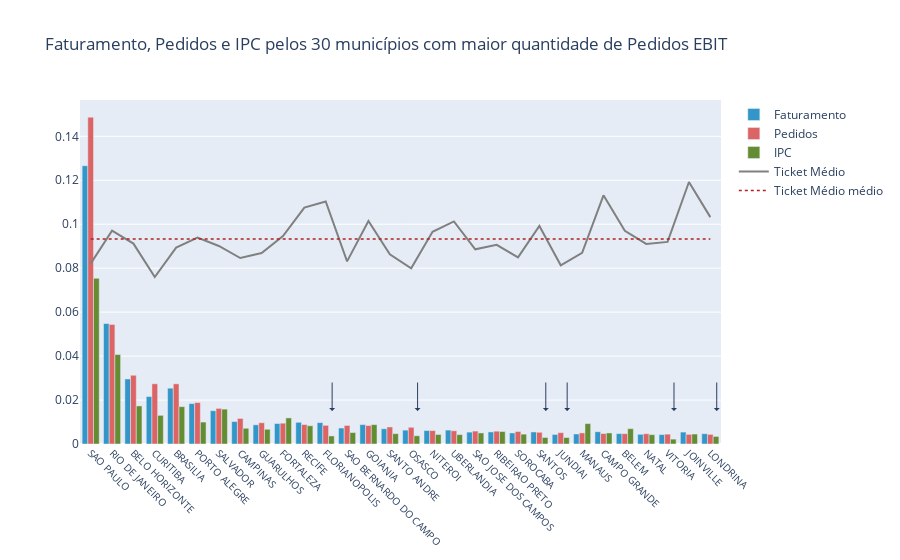

This figure's notebook cell:
### Code cell


### Figure 1 — Plotly figure (JSON) as saved in the notebook; plotly's stock layout.template omitted (floating-point values rounded to 4 significant figures)
{"data": [{"hovertext": [6728356581, 2912107261, 1572507638, 1147860222, 1349453366, 976721194, 805105468, 542844713, 463545772, 494067785, 524542330, 516912062, 386927333, 469597421, 369206760, 335259211, 324836296, 336462796, 287136667, 291756800, 266831581, 291131725, 230976955, 242010090, 296737583, 251085990, 234875347, 227274435, 288262955, 248682441], "marker": {"color": "rgb(50, 150, 200)"}, "name": "Faturamento", "type": "bar", "x": ["SAO PAULO", "RIO DE JANEIRO", "BELO HORIZONTE", "CURITIBA", "BRASILIA", "PORTO ALEGRE", "SALVADOR", "CAMPINAS", "GUARULHOS", "FORTALEZA", "RECIFE", "FLORIANOPOLIS", "SAO BERNARDO DO CAMPO", "GOIANIA", "SANTO ANDRE", "OSASCO", "NITEROI", "UBERLANDIA", "SAO JOSE DOS CAMPOS", "RIBEIRAO PRETO", "SOROCABA", "SANTOS", "JUNDIAI", "MANAUS", "CAMPO GRANDE", "BELEM", "NATAL", "VITORIA", "JOINVILLE", "LONDRINA"], "y": [0.1266, 0.05481, 0.02959, 0.0216, 0.0254, 0.01838, 0.01515, 0.01022, 0.008724, 0.009298, 0.009872, 0.009728, 0.007282, 0.008838, 0.006948, 0.00631, 0.006113, 0.006332, 0.005404, 0.005491, 0.005022, 0.005479, 0.004347, 0.004555, 0.005585, 0.004725, 0.00442, 0.004277, 0.005425, 0.00468]}, {"hovertext": [18220217, 6664975, 3832348, 3357100, 3355494, 2310577, 1985870, 1425742, 1185069, 1160672, 1083853, 1040879, 1034771, 1028595, 950204, 931744, 747798, 738247, 720182, 715543, 698288, 652055, 631124, 618604, 582843, 575381, 573308, 549211, 537287, 535342], "marker": {"color": "rgb(220, 100, 100)"}, "name": "Pedidos", "type": "bar", "x": ["SAO PAULO", "RIO DE JANEIRO", "BELO HORIZONTE", "CURITIBA", "BRASILIA", "PORTO ALEGRE", "SALVADOR", "CAMPINAS", "GUARULHOS", "FORTALEZA", "RECIFE", "FLORIANOPOLIS", "SAO BERNARDO DO CAMPO", "GOIANIA", "SANTO ANDRE", "OSASCO", "NITEROI", "UBERLANDIA", "SAO JOSE DOS CAMPOS", "RIBEIRAO PRETO", "SOROCABA", "SANTOS", "JUNDIAI", "MANAUS", "CAMPO GRANDE", "BELEM", "NATAL", "VITORIA", "JOINVILLE", "LONDRINA"], "y": [0.1487, 0.05439, 0.03128, 0.0274, 0.02738, 0.01886, 0.01621, 0.01164, 0.009672, 0.009472, 0.008845, 0.008495, 0.008445, 0.008395, 0.007755, 0.007604, 0.006103, 0.006025, 0.005878, 0.00584, 0.005699, 0.005322, 0.005151, 0.005049, 0.004757, 0.004696, 0.004679, 0.004482, 0.004385, 0.004369]}, {"hovertext": [361000000000.0, 194900000000.0, 82960000000.0, 62440000000.0, 81370000000.0, 47860000000.0, 76010000000.0, 34280000000.0, 32100000000.0, 56840000000.0, 39760000000.0, 17570000000.0, 24960000000.0, 42180000000.0, 22500000000.0, 17990000000.0, 20760000000.0, 20460000000.0, 24140000000.0, 27120000000.0, 21500000000.0, 14190000000.0, 14080000000.0, 44420000000.0, 24050000000.0, 33370000000.0, 20370000000.0, 10650000000.0, 21680000000.0, 16490000000.0], "marker": {"color": "rgb(100, 140, 50)"}, "name": "IPC", "type": "bar", "x": ["SAO PAULO", "RIO DE JANEIRO", "BELO HORIZONTE", "CURITIBA", "BRASILIA", "PORTO ALEGRE", "SALVADOR", "CAMPINAS", "GUARULHOS", "FORTALEZA", "RECIFE", "FLORIANOPOLIS", "SAO BERNARDO DO CAMPO", "GOIANIA", "SANTO ANDRE", "OSASCO", "NITEROI", "UBERLANDIA", "SAO JOSE DOS CAMPOS", "RIBEIRAO PRETO", "SOROCABA", "SANTOS", "JUNDIAI", "MANAUS", "CAMPO GRANDE", "BELEM", "NATAL", "VITORIA", "JOINVILLE", "LONDRINA"], "y": [0.07539, 0.0407, 0.01732, 0.01304, 0.01699, 0.009994, 0.01587, 0.007157, 0.006702, 0.01187, 0.008304, 0.00367, 0.005211, 0.008808, 0.004699, 0.003756, 0.004335, 0.004273, 0.005041, 0.005663, 0.00449, 0.002964, 0.002941, 0.009276, 0.005021, 0.006968, 0.004254, 0.002224, 0.004528, 0.003443]}, {"hovertext": [369.3, 436.9, 410.3, 341.9, 402.2, 422.7, 405.4, 380.8, 391.2, 425.7, 484.0, 496.6, 373.9, 456.5, 388.6, 359.8, 434.4, 455.8, 398.7, 407.7, 382.1, 446.5, 366.0, 391.2, 509.1, 436.4, 409.7, 413.8, 536.5, 464.5], "marker": {"color": "gray"}, "name": "Ticket Médio", "type": "scatter", "x": ["SAO PAULO", "RIO DE JANEIRO", "BELO HORIZONTE", "CURITIBA", "BRASILIA", "PORTO ALEGRE", "SALVADOR", "CAMPINAS", "GUARULHOS", "FORTALEZA", "RECIFE", "FLORIANOPOLIS", "SAO BERNARDO DO CAMPO", "GOIANIA", "SANTO ANDRE", "OSASCO", "NITEROI", "UBERLANDIA", "SAO JOSE DOS CAMPOS", "RIBEIRAO PRETO", "SOROCABA", "SANTOS", "JUNDIAI", "MANAUS", "CAMPO GRANDE", "BELEM", "NATAL", "VITORIA", "JOINVILLE", "LONDRINA"], "y": [0.08206, 0.09709, 0.09118, 0.07598, 0.08937, 0.09394, 0.09009, 0.08461, 0.08692, 0.09459, 0.1075, 0.1104, 0.08309, 0.1015, 0.08635, 0.07996, 0.09653, 0.1013, 0.0886, 0.09061, 0.08492, 0.09922, 0.08133, 0.08694, 0.1131, 0.09697, 0.09104, 0.09196, 0.1192, 0.1032]}, {"hovertext": [472.9, 472.9, 472.9, 472.9, 472.9, 472.9, 472.9, 472.9, 472.9, 472.9, 472.9, 472.9, 472.9, 472.9, 472.9, 472.9, 472.9, 472.9, 472.9, 472.9, 472.9, 472.9, 472.9, 472.9, 472.9, 472.9, 472.9], "line": {"color": "firebrick", "dash": "dot", "width": 1.5}, "marker": {"color": "gray"}, "name": "Ticket Médio médio", "type": "scatter", "x": ["SAO PAULO", "RIO DE JANEIRO", "BELO HORIZONTE", "CURITIBA", "BRASILIA", "PORTO ALEGRE", "SALVADOR", "CAMPINAS", "GUARULHOS", "FORTALEZA", "RECIFE", "FLORIANOPOLIS", "SAO BERNARDO DO CAMPO", "GOIANIA", "SANTO ANDRE", "OSASCO", "NITEROI", "UBERLANDIA", "SAO JOSE DOS CAMPOS", "RIBEIRAO PRETO", "SOROCABA", "SANTOS", "JUNDIAI", "MANAUS", "CAMPO GRANDE", "BELEM", "NATAL", "VITORIA", "JOINVILLE", "LONDRINA"], "y": [0.09332, 0.09332, 0.09332, 0.09332, 0.09332, 0.09332, 0.09332, 0.09332, 0.09332, 0.09332, 0.09332, 0.09332, 0.09332, 0.09332, 0.09332, 0.09332, 0.09332, 0.09332, 0.09332, 0.09332, 0.09332, 0.09332, 0.09332, 0.09332, 0.09332, 0.09332, 0.09332, 0.09332, 0.09332, 0.09332]}], "layout": {"annotations": [{"arrowhead": 1, "ax": 0, "ay": -30, "showarrow": true, "text": "", "x": 11.3, "xref": "x", "y": 0.015, "yref": "y"}, {"arrowhead": 1, "ax": 0, "ay": -30, "showarrow": true, "text": "", "x": 15.3, "xref": "x", "y": 0.015, "yref": "y"}, {"arrowhead": 1, "ax": 0, "ay": -30, "showarrow": true, "text": "", "x": 21.3, "xref": "x", "y": 0.015, "yref": "y"}, {"arrowhead": 1, "ax": 0, "ay": -30, "showarrow": true, "text": "", "x": 22.3, "xref": "x", "y": 0.015, "yref": "y"}, {"arrowhead": 1, "ax": 0, "ay": -30, "showarrow": true, "text": "", "x": 27.3, "xref": "x", "y": 0.015, "yref": "y"}, {"arrowhead": 1, "ax": 0, "ay": -30, "showarrow": true, "text": "", "x": 29.3, "xref": "x", "y": 0.015, "yref": "y"}], "barmode": "group", "title": {"text": "Faturamento, Pedidos e IPC pelos 30 municípios com maior quantidade de Pedidos EBIT"}, "xaxis": {"tickangle": 45, "tickfont": {"size": 10}}}}
